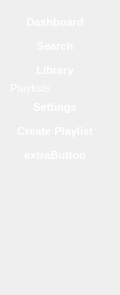
         <widget class="QWidget" name="scrollAreaWidgetContents">
          <property name="geometry">
           <rect>
            <x>0</x>
            <y>0</y>
            <width>120</width>
            <height>295</height>
           </rect>
          </property>
          <layout class="QHBoxLayout" name="horizontalLayout_4">
           <property name="spacing">
            <number>0</number>
           </property>
           <property name="leftMargin">
            <number>10</number>
           </property>
           <property name="topMargin">
            <number>10</number>
           </property>
           <property name="rightMargin">
            <number>10</number>
           </property>
           <property name="bottomMargin">
            <number>10</number>
           </property>
           <item>
            <layout class="QVBoxLayout" name="navigationButtonLayout">
             <property name="rightMargin">
              <number>10</number>
             </property>
             <item>
              <widget class="QPushButton" name="dashboardButton">
               <property name="minimumSize">
                <size>
                 <width>0</width>
                 <height>24</height>
                </size>
               </property>
               <property name="maximumSize">
                <size>
                 <width>16777215</width>
                 <height>50</height>
                </size>
               </property>
               <property name="font">
                <font>
                 <pointsize>8</pointsize>
                 <weight>75</weight>
                 <bold>true</bold>
                </font>
               </property>
               <property name="styleSheet">
                <string notr="true">color: rgb(255, 255, 255);
border: 0px solid white;</string>
               </property>
               <property name="text">
                <string>Dashboard</string>
               </property>
              </widget>
             </item>
             <item>
              <widget class="QPushButton" name="searchButton">
               <property name="minimumSize">
                <size>
                 <width>0</width>
                 <height>24</height>
                </size>
               </property>
               <property name="maximumSize">
                <size>
                 <width>16777215</width>
                 <height>50</height>
                </size>
               </property>
               <property name="font">
                <font>
                 <pointsize>8</pointsize>
                 <weight>75</weight>
                 <bold>true</bold>
                </font>
               </property>
               <property name="styleSheet">
                <string notr="true">color: rgb(255, 255, 255);
border: 0px solid white;</string>
               </property>
               <property name="text">
                <string>Search</string>
               </property>
               <property name="icon">
                <iconset resource="resources.qrc">
                 <normaloff>:/icons/icons/search-white.png</normaloff>:/icons/icons/search-white.png</iconset>
               </property>
              </widget>
             </item>
             <item>
              <widget class="QPushButton" name="libraryButton">
               <property name="minimumSize">
                <size>
                 <width>0</width>
                 <height>24</height>
                </size>
               </property>
               <property name="maximumSize">
                <size>
                 <width>16777215</width>
                 <height>50</height>
                </size>
               </property>
               <property name="font">
                <font>
                 <pointsize>8</pointsize>
                 <weight>75</weight>
                 <bold>true</bold>
                </font>
               </property>
               <property name="styleSheet">
                <string notr="true">color: rgb(255, 255, 255);
border: 0px solid white;</string>
               </property>
               <property name="text">
                <string>Library</string>
               </property>
               <property name="icon">
                <iconset resource="resources.qrc">
                 <normaloff>:/icons/icons/library-white.png</normaloff>:/icons/icons/library-white.png</iconset>
               </property>
              </widget>
             </item>
             <item>
              <widget class="QLabel" name="playlistLabel">
               <property name="font">
                <font>
                 <pointsize>8</pointsize>
                </font>
               </property>
               <property name="styleSheet">
                <string notr="true">color: rgb(255, 255, 255);</string>
               </property>
               <property name="text">
                <string>Playlists</string>
               </property>
              </widget>
             </item>
             <item>
              <widget class="QPushButton" name="settingsButton">
               <property name="minimumSize">
                <size>
                 <width>0</width>
                 <height>24</height>
                </size>
               </property>
               <property name="maximumSize">
                <size>
                 <width>16777215</width>
                 <height>50</height>
                </size>
               </property>
               <property name="font">
                <font>
                 <pointsize>8</pointsize>
                 <weight>75</weight>
                 <bold>true</bold>
                </font>
               </property>
               <property name="styleSheet">
                <string notr="true">color: rgb(255, 255, 255);
border: 0px solid white;</string>
               </property>
               <property name="text">
                <string>Settings</string>
               </property>
               <property name="icon">
                <iconset resource="resources.qrc">
                 <normaloff>:/icons/icons/settings.png</normaloff>:/icons/icons/settings.png</iconset>
               </property>
               <property name="iconSize">
                <size>
                 <width>16</width>
                 <height>16</height>
                </size>
               </property>
              </widget>
             </item>
             <item>
              <widget class="QPushButton" name="createPlaylistButton">
               <property name="minimumSize">
                <size>
                 <width>0</width>
                 <height>24</height>
                </size>
               </property>
               <property name="maximumSize">
                <size>
                 <width>16777215</width>
                 <height>50</height>
                </size>
               </property>
               <property name="font">
                <font>
                 <pointsize>8</pointsize>
                 <weight>75</weight>
                 <bold>true</bold>
                </font>
               </property>
               <property name="styleSheet">
                <string notr="true">color: rgb(255, 255, 255);
border: 0px solid white;</string>
               </property>
               <property name="text">
                <string>Create Playlist</string>
               </property>
              </widget>
             </item>
             <item>
              <widget class="QPushButton" name="extraButton">
               <property name="minimumSize">
                <size>
                 <width>0</width>
                 <height>24</height>
                </size>
               </property>
               <property name="maximumSize">
                <size>
                 <width>16777215</width>
                 <height>50</height>
                </size>
               </property>
               <property name="font">
                <font>
                 <pointsize>8</pointsize>
                 <weight>75</weight>
                 <bold>true</bold>
                </font>
               </property>
               <property name="styleSheet">
                <string notr="true">color: rgb(255, 255, 255);
border: 0px solid white;</string>
               </property>
               <property name="text">
                <string>extraButton</string>
               </property>
              </widget>
             </item>
             <item>
              <spacer name="verticalSpacer">
               <property name="orientation">
                <enum>Qt::Vertical</enum>
               </property>
               <property name="sizeHint" stdset="0">
                <size>
                 <width>20</width>
                 <height>40</height>
                </size>
               </property>
              </spacer>
             </item>
            </layout>
           </item>
          </layout>
         </widget>
